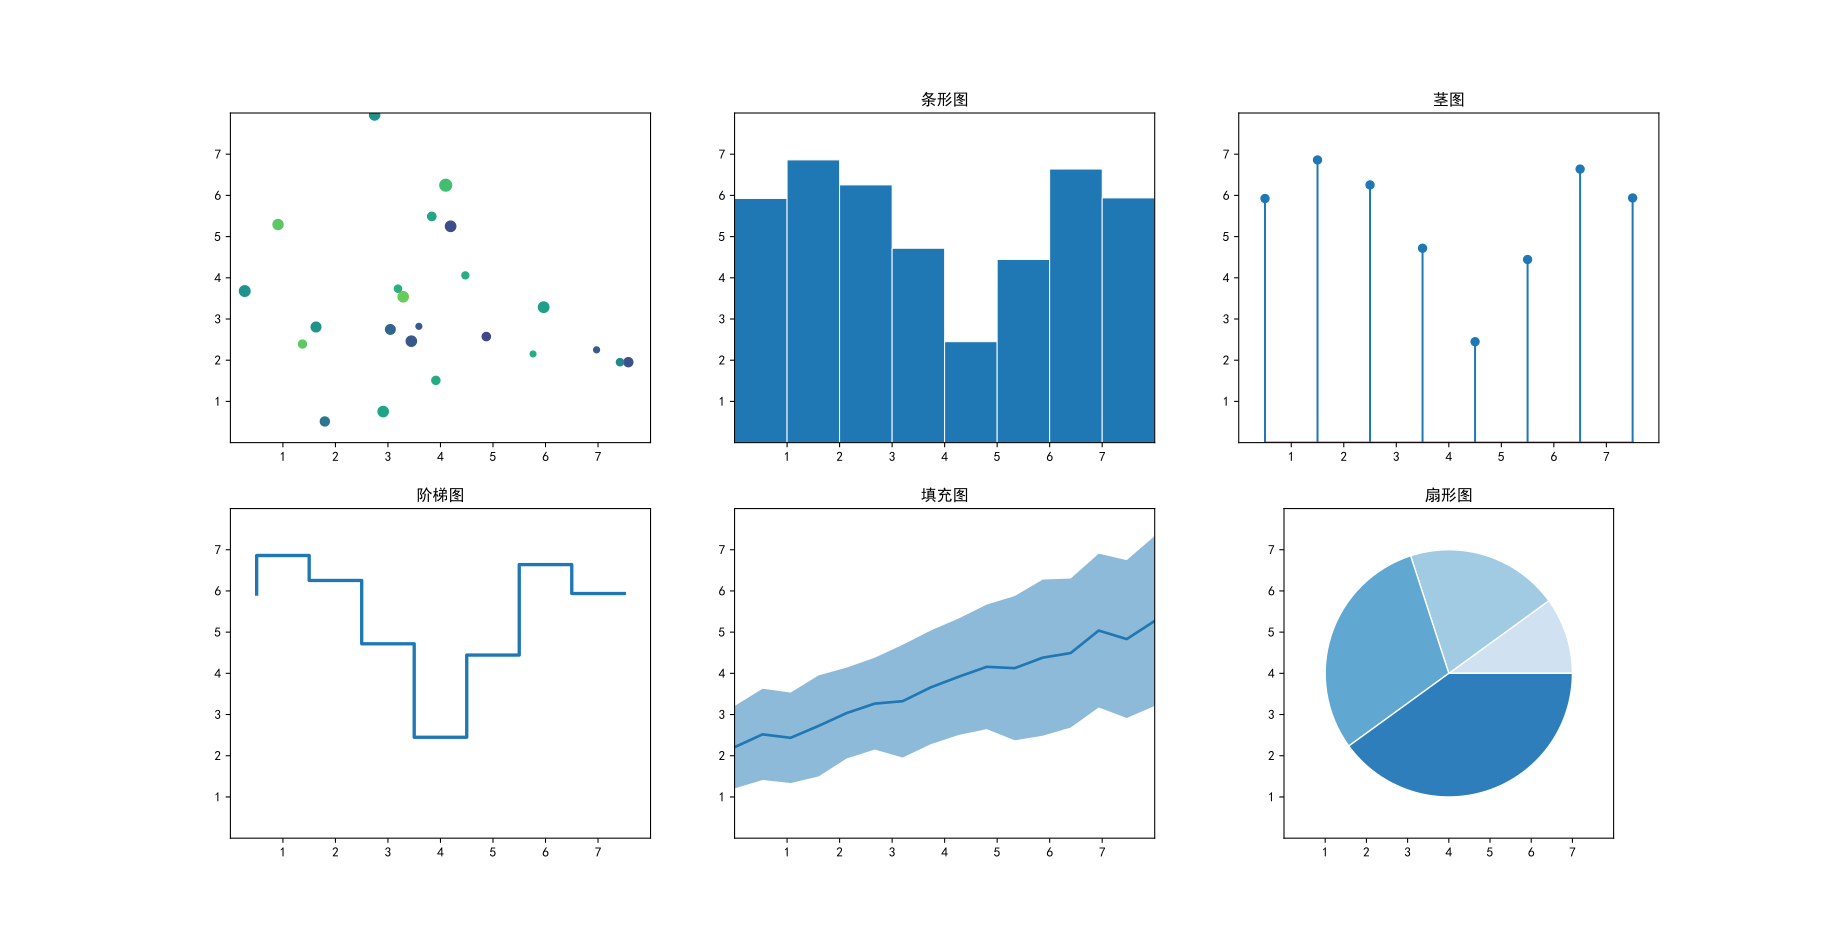

Reproduce this figure in Python.
from turtle import color
import numpy as np
import matplotlib.pyplot as plt
import matplotlib as mpl
# matplotlib其实是不支持显示中文的 显示中文需要一行代码设置字体
mpl.rcParams['font.family'] = 'SimHei'
plt.rcParams['axes.unicode_minus'] = False   # 步骤二（解决坐标轴负数的负号显示问题
# 1.基本绘图
# 创建画板1
fig = plt.figure(1)

# --- 设置坐标轴位置 ----
ax = plt.gca()
ax.spines['right'].set_color('none')
ax.spines['top'].set_color('none')
ax.xaxis.set_ticks_position('bottom')
ax.spines['bottom'].set_position(('data',0))
ax.yaxis.set_ticks_position('left')
ax.spines['left'].set_position(('data',0))
# ---- end ----

x = np.arange(0,5,0.2)
y = np.sin(x)
y1 = x
y2 = x - np.power(x, 3) / 6.0
y3 = x - np.power(x, 3) / 6.0 + np.power(x, 5) / 120.0
plt.plot(x, y, color='r', marker='o', linestyle='--', label=r'$\sin(x)$')
plt.plot(x, y1, color='b', marker='x', linestyle='-', label = r'$x$')
plt.plot(x, y2, color='k', marker='v', linestyle='-.', label = r'$x-\frac{x^3}{6}$')
plt.plot(x, y3, color='g', linestyle='-', label = r'$x-\frac{x^3}{6}+\frac{x^5}{120}$')

# 坐标轴范围
plt.axis([0,5,-2,2])
# 图例
plt.legend(loc='lower left')
# 坐标轴文本
plt.xlabel('x轴')
plt.ylabel('y轴')
# 标题
plt.title(r'$\sin(x)$的泰勒展开')
# 注释
plt.annotate(r'$x-\frac{x^3}{6}$', xy=(3,-1.5), 
            xytext=(4,-1.5),arrowprops=dict(arrowstyle='->', facecolor='blue'))


# -------------- 散点图 ------------
# plt.style.use('_mpl-gallery')

# make the data
np.random.seed(3)
x = 4 + np.random.normal(0, 2, 24)
y = 4 + np.random.normal(0, 2, len(x))
# size and color:
sizes = np.random.uniform(15, 80, len(x))
colors = np.random.uniform(15, 80, len(x))

fig3 =plt.figure(3)
# 创建画纸并使用画纸1
ax = plt.subplot(2,3,1)

ax.scatter(x, y, s=sizes, c=colors, vmin=0, vmax=100)

ax.set(xlim=(0, 8), xticks=np.arange(1, 8),
       ylim=(0, 8), yticks=np.arange(1, 8))
# 条形图
x = 0.5 + np.arange(8)
y = np.random.uniform(2, 7, len(x))
# 创建画纸并使用画纸2
ax = plt.subplot(2,3,2)
plt.bar(x, y, width=1, edgecolor="white", linewidth=0.7)

ax.set(xlim=(0, 8), xticks=np.arange(1, 8),
       ylim=(0, 8), yticks=np.arange(1, 8))
ax.set_title('条形图')
# 茎图
ax = plt.subplot(2,3,3)

ax.stem(x, y)

ax.set(xlim=(0, 8), xticks=np.arange(1, 8),
       ylim=(0, 8), yticks=np.arange(1, 8))
ax.set_title('茎图')
# 阶梯图
ax = plt.subplot(2,3,4)

ax.step(x, y, linewidth=2.5)

ax.set(xlim=(0, 8), xticks=np.arange(1, 8),
       ylim=(0, 8), yticks=np.arange(1, 8))
ax.set_title('阶梯图')
# 填充图
np.random.seed(1)
x = np.linspace(0, 8, 16)
y1 = 3 + 4*x/8 + np.random.uniform(0.0, 0.5, len(x))
y2 = 1 + 2*x/8 + np.random.uniform(0.0, 0.5, len(x))

# plot
ax = plt.subplot(2,3,5)

ax.fill_between(x, y1, y2, alpha=.5, linewidth=0)
ax.plot(x, (y1 + y2)/2, linewidth=2)

ax.set(xlim=(0, 8), xticks=np.arange(1, 8),
       ylim=(0, 8), yticks=np.arange(1, 8))
ax.set_title('填充图')
# 扇形图
# make data
x = [1, 2, 3, 4]
colors = plt.get_cmap('Blues')(np.linspace(0.2, 0.7, len(x)))

# plot
ax = plt.subplot(2,3,6)
ax.pie(x, colors=colors, radius=3, center=(4, 4),
       wedgeprops={"linewidth": 1, "edgecolor": "white"}, frame=True)

ax.set(xlim=(0, 8), xticks=np.arange(1, 8),
       ylim=(0, 8), yticks=np.arange(1, 8))
ax.set_title('扇形图')

# 流
# plot:
plt.figure(4)
ax = plt.subplot(2,1,1)
plt.style.use('_mpl-gallery-nogrid')

# make a stream function:
X, Y = np.meshgrid(np.linspace(-3, 3, 256), np.linspace(-3, 3, 256))
Z = (1 - X/2 + X**5 + Y**3) * np.exp(-X**2 - Y**2)
# make U and V out of the streamfunction:
V = np.diff(Z[1:, :], axis=1)
U = -np.diff(Z[:, 1:], axis=0)



ax.streamplot(X[1:, 1:], Y[1:, 1:], U, V)


plt.show()
